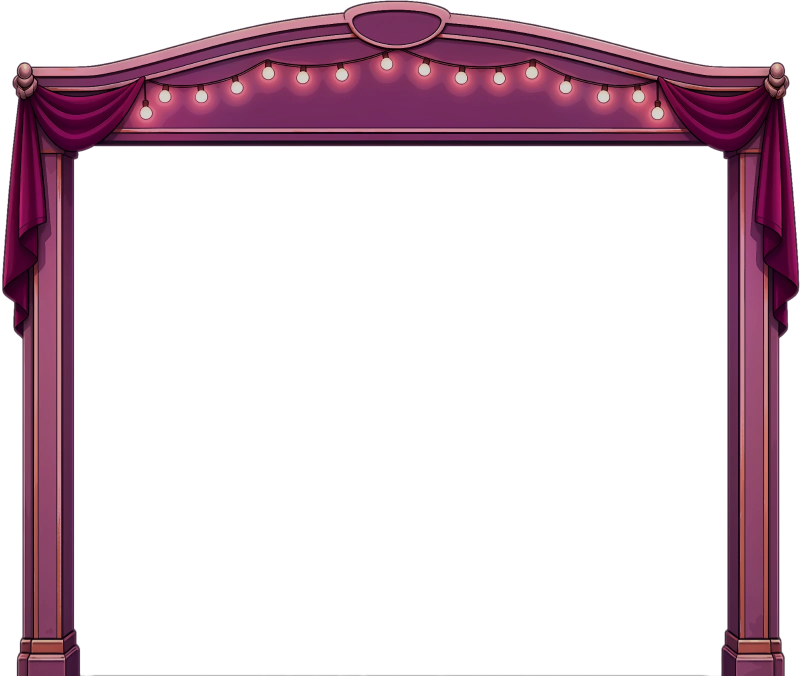
#> input picture assets/final/webp/frame/b2_crown_portrait.webp, 1603 x 1351 px (shown at 1/2 size)
$ python gen-alcove-rail.py
#> lines starting #> are read from the running program, lines starting #| are printed output that depends on the picture
#!/usr/bin/env python3
"""Portrait board bottom rail (v3.7, gate F2): a straight crop of the approved B2 portrait crown's beam moulding (the lit
edge + dark reveal + rail under the string lights, png rows 246-294, a clean stretch between the bulbs), so the board
frame closes at the bottom in the same style as the crown and pilasters. No new art. alcove.ts stretches it between the
pilaster centres right under the board.
Run from frontend/apps/elfhaus:  python3 scripts/gen-alcove-rail.py
"""
import os
from PIL import Image

ROOT = os.path.abspath(os.path.join(os.path.dirname(__file__), '../../../..'))
D = os.path.join(ROOT, 'assets/final/webp/frame')
im = Image.open(os.path.join(D, 'b2_crown_portrait.webp')).convert('RGBA')
#> im is the input picture: PIL image 1603x1351 RGBA; mean R, G, B, A 33.2, 15.5, 24, 68.1
rail = im.crop((560, 246, 1040, 294))
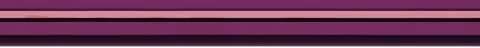
#> rail: PIL image 480x48 RGBA; mean R, G, B, A 100.7, 47.4, 80, 245.6; transparent parts drawn white
rail.save(os.path.join(D, 'b2_rail_portrait.webp'), 'WEBP', quality=90, alpha_quality=95, method=6)
print('b2_rail_portrait', rail.size)
#| b2_rail_portrait (480, 48)
